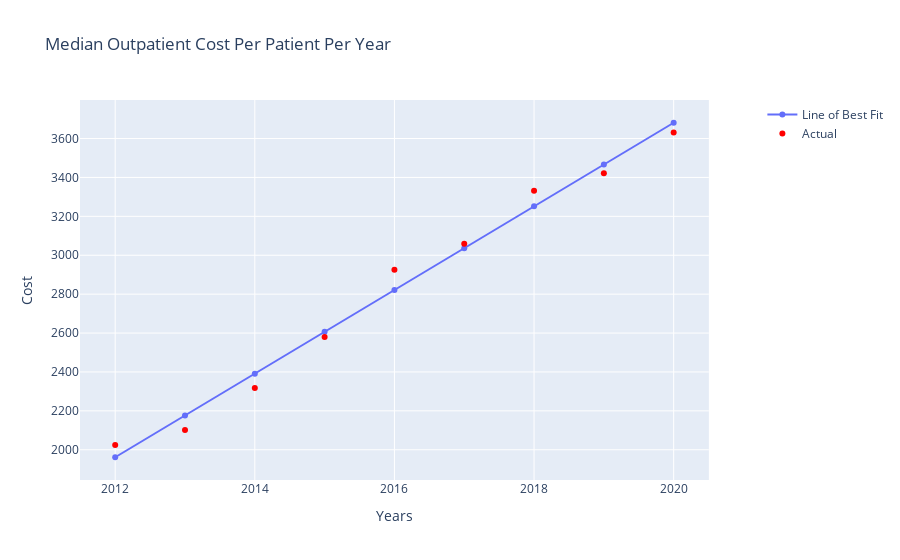

Write notebook code for a chart like this one.
### Markdown cell above
Creating Line of Best Fit Outpatient Revenue Per Patient

### Code cell
oplinearregressdata.reverse()
x = np.array([2012, 2013, 2014, 2015, 2016, 2017, 2018, 2019, 2020])
mavg, bavg = np.polyfit(x,oplinearregressdata,1)

fig = make_subplots(specs=[[{"secondary_y": True}]])

optlbf = go.Scatter(x = x, y = mavg*x+bavg, name = "Line of Best Fit")
optavg = go.Scatter(y = oplinearregressdata, x = x, mode = "markers", marker = dict(color = "red"), name = "Actual")

fig.add_trace(optlbf)
fig.add_trace(optavg)

fig.update_layout(title = "Median Outpatient Cost Per Patient Per Year", yaxis1_title = "Cost", xaxis1_title = "Years")

fig.show()

### Figure 1 — Plotly figure (JSON) as saved in the notebook; plotly's stock layout.template omitted (floating-point values rounded to 4 significant figures)
{"data": [{"name": "Line of Best Fit", "type": "scatter", "x": [2012, 2013, 2014, 2015, 2016, 2017, 2018, 2019, 2020], "y": [1962.0, 2176.0, 2391.0, 2606.0, 2821.0, 3036.0, 3251.0, 3466.0, 3681.0]}, {"marker": {"color": "red"}, "mode": "markers", "name": "Actual", "type": "scatter", "x": [2012, 2013, 2014, 2015, 2016, 2017, 2018, 2019, 2020], "y": [2024.0, 2101, 2318.0, 2580, 2925, 3059, 3332, 3422, 3631]}], "layout": {"title": {"text": "Median Outpatient Cost Per Patient Per Year"}, "xaxis": {"anchor": "y", "domain": [0, 0.94], "title": {"text": "Years"}}, "yaxis": {"anchor": "x", "domain": [0, 1], "title": {"text": "Cost"}}, "yaxis2": {"anchor": "x", "overlaying": "y", "side": "right"}}}
